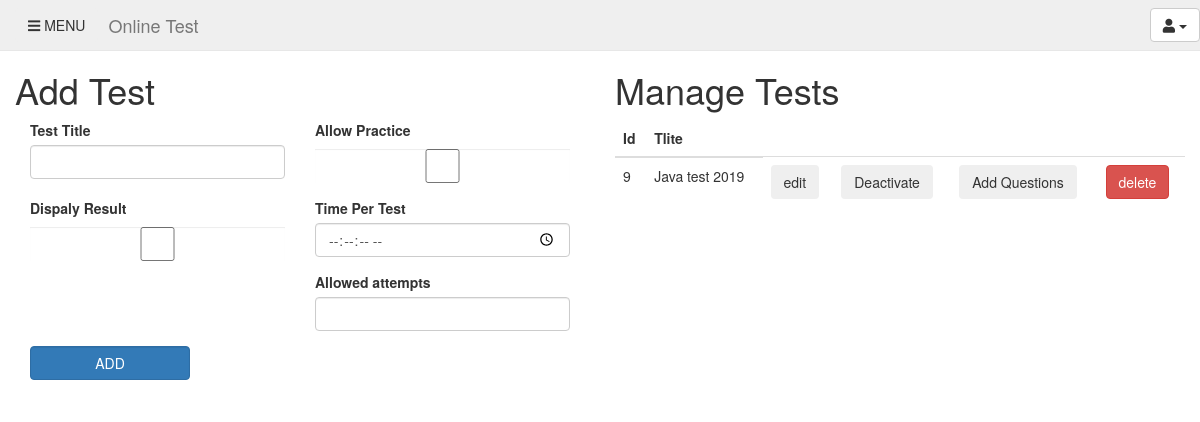
The app's page /project008/php/createTest.php (signed in), older data.
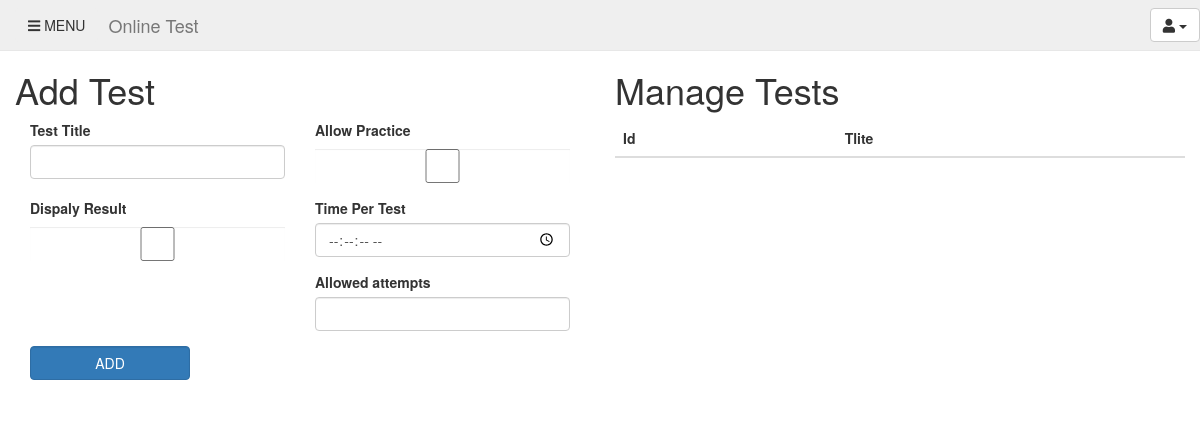
The same page, newer data.
### tables this page shows
CREATE TABLE IF NOT EXISTS `test` (
  `id` int(11) NOT NULL AUTO_INCREMENT,
  `title` varchar(50) NOT NULL,
  `allowPractice` bit(1) DEFAULT NULL,
  `active` bit(1) DEFAULT NULL,
  `timePerTest` time DEFAULT NULL,
  `createdBy` varchar(50) DEFAULT NULL,
  `allowResult` bit(1) DEFAULT b'1',
  `allowedAttempts` int(11) NOT NULL DEFAULT '1',
  PRIMARY KEY (`id`),
  KEY `createdBy` (`createdBy`)
);

### project008/php/createTest.php (the view, shortened to what this page needs)
<?php
 	include 'connection.php';
 	$createdBy=$_SESSION['uname'];
	$q="select * from test where createdBy ='$createdBy'";
	$tdata=$con->query($q);
 ?>
<!DOCTYPE html>
<html>
<head>
  		<link rel="stylesheet" href="https://maxcdn.bootstrapcdn.com/bootstrap/3.3.7/css/bootstrap.min.css">
  		<link rel="stylesheet" href="https://use.fontawesome.com/releases/v5.2.0/css/all.css">
		<link rel="stylesheet" type="text/css" href="http://localhost/project008/css/homepage.css">
</head>
<body>
	<div id="wrapper"  >
	<div class="main" >
			<nav class="navbar navbar-default navbar-fixed-top " id="navbar" >
				<div class="container-fluid">
					 <ul class="nav navbar-nav">
					      <li >
								<button class="btn navbar-btn" id="tgbtn"><span class="fa fa-bars" aria-hidden="true"></span>  MENU</button>
						  </li>
			    	 </ul>
					<div class="navbar-header">
						<a class="navbar-brand" href="">Online Test</a>
					</div>
					<ul class="nav navbar-nav navbar-right">
								<li class="dropdown">
									<button class="btn btn-default dropdown-toggle navbar-btn" type="button" id="menu1" data-toggle="dropdown"><span class="fa fa-user" ></span>
									<span class="caret"></span></button>
							</li>
					</ul>
				</div>
			</nav>
		<div id="content" class="container-fluid content">
			<div class="row">
				<div class="col-sm-6">
					<h1>Add Test</h1>
					<form method="post" action="createTestX.php">
						<div class="form-group col-sm-6" >
						    <label >Test Title</label>
						    <input type="text" class="form-control" id="title" placeholder="" name="title">
						</div>
						<div class="form-group col-sm-6 ">
						    <label >Allow Practice</label>
						    <input type="checkbox" class="form-control" id="allowPractice" placeholder="" name="allowPractice">
						</div>
						<div class="form-group col-sm-6 ">
						    <label >Dispaly Result</label>
						    <input type="checkbox" class="form-control" id="allowResult" placeholder="" name="allowResult">
						</div>
						<div class="form-group col-sm-6">
						    <label >Time Per Test</label>
						    <input type="time" class="form-control" id="timePerTest" placeholder="" name="timePerTest" step="1">
						</div>
						<div class="form-group col-sm-6" >
						    <label >Allowed attempts</label>
						    <input type="text" class="form-control" id="allowedAttempts" placeholder="" name="allowedAttempts">
						</div>
						<br>
						<div class="form-group col-sm-4">
						    <input name="submit" type="submit" class="form-control btn btn-primary" value="ADD">
						</div>
					</form>
				</div>
				<div class="col-sm-6">
					<h1> Manage Tests </h1>
					<table class="table table-hover">
						<thead>
							<tr>
								<th>Id</th>
								<th>Tlite</th>
							</tr>
						</thead>
						<tbody>
							<?php
							while($row=$tdata->fetch_assoc()){
								echo "<tr >";
								echo "<td id=\"testid\">";
								echo $row['id'];
								echo "</td>";
								echo "<td>";
								echo $row['title'];
								echo "</td>";
								echo "<td>";
								echo "<button class=\"btn editbtn\">edit</button>";
								echo "</td>";
								echo "<td>";
								if($row['active']==0)
								{
									echo "<button class=\"btn activate\">Activate</button>";
								}
								else
									echo "<button class=\"btn deactivate\">Deactivate</button>";
								echo "</td>";
								echo "<td>";
								echo "<button class=\"btn addQuestions\">Add Questions</button>";
								echo "</td>";
								echo "<td>";
								echo "<button class=\"btn btn-danger delete\">delete</button>";
								echo "</td>";
								echo "</tr>";
							}
							?>
						</tbody>
					</table>
				</div>
			</div>
		</div>
</div>
</div>
</body>
</html>

Row changes from the older to the newer data that the page shows:
removed test: id "9", title "Java test 2019", active "Deactivate"
